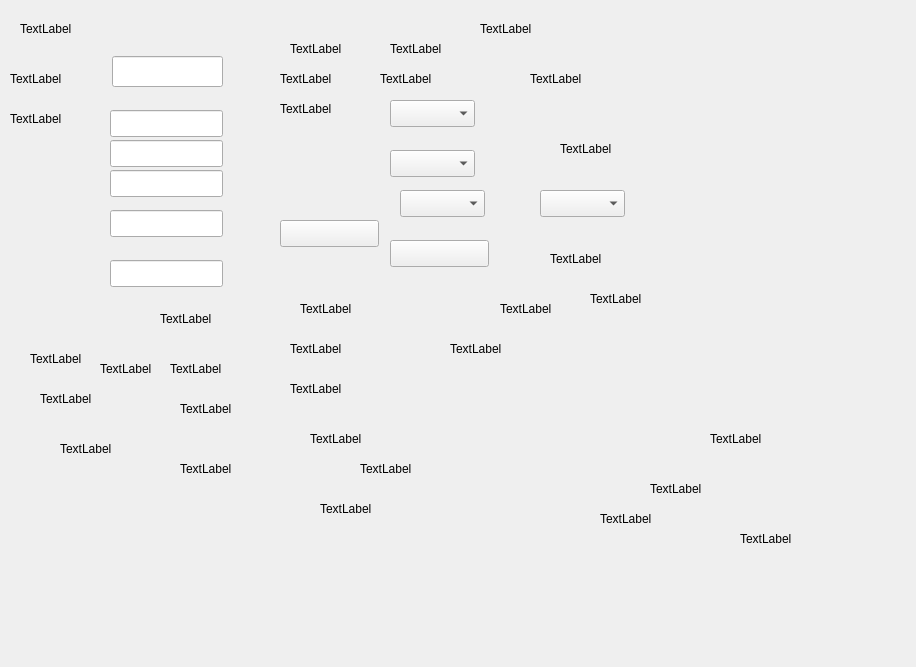
<?xml version="1.0" encoding="UTF-8"?>
<ui version="4.0">
 <class>QAutoTest</class>
 <widget class="QWidget" name="QAutoTest">
  <property name="geometry">
   <rect>
    <x>0</x>
    <y>0</y>
    <width>916</width>
    <height>667</height>
   </rect>
  </property>
  <property name="focusPolicy">
   <enum>Qt::StrongFocus</enum>
  </property>
  <property name="windowTitle">
   <string>Form</string>
  </property>
  <widget class="QPushButton" name="pb_autotest_pici">
   <property name="geometry">
    <rect>
     <x>280</x>
     <y>220</y>
     <width>99</width>
     <height>27</height>
    </rect>
   </property>
   <property name="text">
    <string/>
   </property>
  </widget>
  <widget class="QPushButton" name="pb_autotest_start">
   <property name="geometry">
    <rect>
     <x>390</x>
     <y>240</y>
     <width>99</width>
     <height>27</height>
    </rect>
   </property>
   <property name="text">
    <string/>
   </property>
  </widget>
  <widget class="QLineEdit" name="ed_autotest_name">
   <property name="geometry">
    <rect>
     <x>112</x>
     <y>56</y>
     <width>111</width>
     <height>31</height>
    </rect>
   </property>
  </widget>
  <widget class="QLineEdit" name="ed_autotest_pihao">
   <property name="geometry">
    <rect>
     <x>110</x>
     <y>110</y>
     <width>113</width>
     <height>27</height>
    </rect>
   </property>
  </widget>
  <widget class="QLineEdit" name="ed_autotest_tiji">
   <property name="geometry">
    <rect>
     <x>110</x>
     <y>170</y>
     <width>113</width>
     <height>27</height>
    </rect>
   </property>
  </widget>
  <widget class="QLineEdit" name="ed_autotest_nongdu">
   <property name="geometry">
    <rect>
     <x>110</x>
     <y>210</y>
     <width>113</width>
     <height>27</height>
    </rect>
   </property>
  </widget>
  <widget class="QLineEdit" name="ed_autotest_beizhu">
   <property name="geometry">
    <rect>
     <x>110</x>
     <y>260</y>
     <width>113</width>
     <height>27</height>
    </rect>
   </property>
  </widget>
  <widget class="QLineEdit" name="ed_autotest_yangpinliang">
   <property name="geometry">
    <rect>
     <x>110</x>
     <y>140</y>
     <width>113</width>
     <height>27</height>
    </rect>
   </property>
  </widget>
  <widget class="QComboBox" name="cb_autotest_ceshileixing">
   <property name="geometry">
    <rect>
     <x>390</x>
     <y>100</y>
     <width>85</width>
     <height>27</height>
    </rect>
   </property>
  </widget>
  <widget class="QComboBox" name="cb_autotest_yangpinliang">
   <property name="geometry">
    <rect>
     <x>390</x>
     <y>150</y>
     <width>85</width>
     <height>27</height>
    </rect>
   </property>
  </widget>
  <widget class="QComboBox" name="cb_autotest_jieguoleixing">
   <property name="geometry">
    <rect>
     <x>400</x>
     <y>190</y>
     <width>85</width>
     <height>27</height>
    </rect>
   </property>
  </widget>
  <widget class="QLabel" name="lb_autotest_mingcheng">
   <property name="geometry">
    <rect>
     <x>290</x>
     <y>40</y>
     <width>67</width>
     <height>17</height>
    </rect>
   </property>
   <property name="text">
    <string>TextLabel</string>
   </property>
  </widget>
  <widget class="QLabel" name="lb_autotest_ceshileixing">
   <property name="geometry">
    <rect>
     <x>280</x>
     <y>70</y>
     <width>67</width>
     <height>17</height>
    </rect>
   </property>
   <property name="text">
    <string>TextLabel</string>
   </property>
  </widget>
  <widget class="QLabel" name="lb_autotest_pihao">
   <property name="geometry">
    <rect>
     <x>480</x>
     <y>20</y>
     <width>67</width>
     <height>17</height>
    </rect>
   </property>
   <property name="text">
    <string>TextLabel</string>
   </property>
  </widget>
  <widget class="QLabel" name="lb_autotest_yangpinliang">
   <property name="geometry">
    <rect>
     <x>530</x>
     <y>70</y>
     <width>67</width>
     <height>17</height>
    </rect>
   </property>
   <property name="text">
    <string>TextLabel</string>
   </property>
  </widget>
  <widget class="QLabel" name="lb_autotest_jieguoleixing">
   <property name="geometry">
    <rect>
     <x>280</x>
     <y>100</y>
     <width>67</width>
     <height>17</height>
    </rect>
   </property>
   <property name="text">
    <string>TextLabel</string>
   </property>
  </widget>
  <widget class="QLabel" name="lb_autotest_tiji">
   <property name="geometry">
    <rect>
     <x>560</x>
     <y>140</y>
     <width>67</width>
     <height>17</height>
    </rect>
   </property>
   <property name="text">
    <string>TextLabel</string>
   </property>
  </widget>
  <widget class="QLabel" name="lb_autotest_beizhu">
   <property name="geometry">
    <rect>
     <x>390</x>
     <y>40</y>
     <width>67</width>
     <height>17</height>
    </rect>
   </property>
   <property name="text">
    <string>TextLabel</string>
   </property>
  </widget>
  <widget class="QLabel" name="lb_autotest_nongdu">
   <property name="geometry">
    <rect>
     <x>380</x>
     <y>70</y>
     <width>67</width>
     <height>17</height>
    </rect>
   </property>
   <property name="text">
    <string>TextLabel</string>
   </property>
  </widget>
  <widget class="QLabel" name="lb_autotest_fangfamingcheng">
   <property name="geometry">
    <rect>
     <x>30</x>
     <y>350</y>
     <width>67</width>
     <height>17</height>
    </rect>
   </property>
   <property name="text">
    <string>TextLabel</string>
   </property>
  </widget>
  <widget class="QLabel" name="lb_autotest_danbaixishu">
   <property name="geometry">
    <rect>
     <x>100</x>
     <y>360</y>
     <width>67</width>
     <height>17</height>
    </rect>
   </property>
   <property name="text">
    <string>TextLabel</string>
   </property>
  </widget>
  <widget class="QLabel" name="lb_autotest_pengsuan">
   <property name="geometry">
    <rect>
     <x>170</x>
     <y>360</y>
     <width>67</width>
     <height>17</height>
    </rect>
   </property>
   <property name="text">
    <string>TextLabel</string>
   </property>
  </widget>
  <widget class="QLabel" name="lb_autotest_xishishui">
   <property name="geometry">
    <rect>
     <x>180</x>
     <y>400</y>
     <width>67</width>
     <height>17</height>
    </rect>
   </property>
   <property name="text">
    <string>TextLabel</string>
   </property>
  </widget>
  <widget class="QLabel" name="lb_autotest_jian">
   <property name="geometry">
    <rect>
     <x>310</x>
     <y>430</y>
     <width>67</width>
     <height>17</height>
    </rect>
   </property>
   <property name="text">
    <string>TextLabel</string>
   </property>
  </widget>
  <widget class="QLabel" name="lb_autotest_zhengliu">
   <property name="geometry">
    <rect>
     <x>290</x>
     <y>380</y>
     <width>67</width>
     <height>17</height>
    </rect>
   </property>
   <property name="text">
    <string>TextLabel</string>
   </property>
  </widget>
  <widget class="QLabel" name="lb_autotest_didingfangshi">
   <property name="geometry">
    <rect>
     <x>40</x>
     <y>390</y>
     <width>67</width>
     <height>17</height>
    </rect>
   </property>
   <property name="text">
    <string>TextLabel</string>
   </property>
  </widget>
  <widget class="QLabel" name="lb_autotest_jiajianfangshi">
   <property name="geometry">
    <rect>
     <x>60</x>
     <y>440</y>
     <width>67</width>
     <height>17</height>
    </rect>
   </property>
   <property name="text">
    <string>TextLabel</string>
   </property>
  </widget>
  <widget class="QLabel" name="lb_autotest_zhengqiliuliang">
   <property name="geometry">
    <rect>
     <x>360</x>
     <y>460</y>
     <width>67</width>
     <height>17</height>
    </rect>
   </property>
   <property name="text">
    <string>TextLabel</string>
   </property>
  </widget>
  <widget class="QLabel" name="lb_autotest_xiaohuaguanpaifei">
   <property name="geometry">
    <rect>
     <x>180</x>
     <y>460</y>
     <width>67</width>
     <height>17</height>
    </rect>
   </property>
   <property name="text">
    <string>TextLabel</string>
   </property>
  </widget>
  <widget class="QLabel" name="lb_autotest_jieshoubeiqingxi">
   <property name="geometry">
    <rect>
     <x>320</x>
     <y>500</y>
     <width>67</width>
     <height>17</height>
    </rect>
   </property>
   <property name="text">
    <string>TextLabel</string>
   </property>
  </widget>
  <widget class="QLabel" name="lb_autotest_ml1">
   <property name="geometry">
    <rect>
     <x>650</x>
     <y>480</y>
     <width>67</width>
     <height>17</height>
    </rect>
   </property>
   <property name="text">
    <string>TextLabel</string>
   </property>
  </widget>
  <widget class="QLabel" name="lb_autotest_ml2">
   <property name="geometry">
    <rect>
     <x>710</x>
     <y>430</y>
     <width>67</width>
     <height>17</height>
    </rect>
   </property>
   <property name="text">
    <string>TextLabel</string>
   </property>
  </widget>
  <widget class="QLabel" name="lb_autotest_ml3">
   <property name="geometry">
    <rect>
     <x>600</x>
     <y>510</y>
     <width>67</width>
     <height>17</height>
    </rect>
   </property>
   <property name="text">
    <string>TextLabel</string>
   </property>
  </widget>
  <widget class="QLabel" name="lb_autotest_baifnehao">
   <property name="geometry">
    <rect>
     <x>740</x>
     <y>530</y>
     <width>67</width>
     <height>17</height>
    </rect>
   </property>
   <property name="text">
    <string>TextLabel</string>
   </property>
  </widget>
  <widget class="QComboBox" name="cb_autotest_fangfamingcheng">
   <property name="geometry">
    <rect>
     <x>540</x>
     <y>190</y>
     <width>85</width>
     <height>27</height>
    </rect>
   </property>
  </widget>
  <widget class="QLabel" name="label_1">
   <property name="geometry">
    <rect>
     <x>300</x>
     <y>300</y>
     <width>67</width>
     <height>17</height>
    </rect>
   </property>
   <property name="text">
    <string>TextLabel</string>
   </property>
  </widget>
  <widget class="QLabel" name="label_2">
   <property name="geometry">
    <rect>
     <x>500</x>
     <y>300</y>
     <width>67</width>
     <height>17</height>
    </rect>
   </property>
   <property name="text">
    <string>TextLabel</string>
   </property>
  </widget>
  <widget class="QLabel" name="label_3">
   <property name="geometry">
    <rect>
     <x>450</x>
     <y>340</y>
     <width>67</width>
     <height>17</height>
    </rect>
   </property>
   <property name="text">
    <string>TextLabel</string>
   </property>
  </widget>
  <widget class="QLabel" name="label_wendu1">
   <property name="geometry">
    <rect>
     <x>160</x>
     <y>310</y>
     <width>67</width>
     <height>17</height>
    </rect>
   </property>
   <property name="text">
    <string>TextLabel</string>
   </property>
  </widget>
  <widget class="QLabel" name="label_wendu2">
   <property name="geometry">
    <rect>
     <x>290</x>
     <y>340</y>
     <width>67</width>
     <height>17</height>
    </rect>
   </property>
   <property name="text">
    <string>TextLabel</string>
   </property>
  </widget>
  <widget class="QLabel" name="label_danbaixishu">
   <property name="geometry">
    <rect>
     <x>30</x>
     <y>250</y>
     <width>67</width>
     <height>16</height>
    </rect>
   </property>
   <property name="text">
    <string/>
   </property>
  </widget>
  <widget class="QLabel" name="label_pengsuan">
   <property name="geometry">
    <rect>
     <x>30</x>
     <y>280</y>
     <width>67</width>
     <height>17</height>
    </rect>
   </property>
   <property name="text">
    <string/>
   </property>
  </widget>
  <widget class="QLabel" name="label_xishishui">
   <property name="geometry">
    <rect>
     <x>20</x>
     <y>210</y>
     <width>67</width>
     <height>17</height>
    </rect>
   </property>
   <property name="text">
    <string/>
   </property>
  </widget>
  <widget class="QLabel" name="label_jian">
   <property name="geometry">
    <rect>
     <x>20</x>
     <y>150</y>
     <width>67</width>
     <height>17</height>
    </rect>
   </property>
   <property name="text">
    <string/>
   </property>
  </widget>
  <widget class="QLabel" name="label_zhengliu">
   <property name="geometry">
    <rect>
     <x>20</x>
     <y>310</y>
     <width>67</width>
     <height>17</height>
    </rect>
   </property>
   <property name="text">
    <string/>
   </property>
  </widget>
  <widget class="QLabel" name="label_didingfangshi">
   <property name="geometry">
    <rect>
     <x>30</x>
     <y>80</y>
     <width>67</width>
     <height>17</height>
    </rect>
   </property>
   <property name="text">
    <string/>
   </property>
  </widget>
  <widget class="QLabel" name="label_jiajianfangshi">
   <property name="geometry">
    <rect>
     <x>250</x>
     <y>270</y>
     <width>67</width>
     <height>17</height>
    </rect>
   </property>
   <property name="text">
    <string/>
   </property>
  </widget>
  <widget class="QLabel" name="label_zhengqiliuliang">
   <property name="geometry">
    <rect>
     <x>250</x>
     <y>160</y>
     <width>67</width>
     <height>17</height>
    </rect>
   </property>
   <property name="text">
    <string/>
   </property>
  </widget>
  <widget class="QLabel" name="label_index">
   <property name="geometry">
    <rect>
     <x>40</x>
     <y>20</y>
     <width>67</width>
     <height>17</height>
    </rect>
   </property>
   <property name="text">
    <string/>
   </property>
  </widget>
  <widget class="QLabel" name="label_xuhao">
   <property name="geometry">
    <rect>
     <x>540</x>
     <y>250</y>
     <width>67</width>
     <height>17</height>
    </rect>
   </property>
   <property name="text">
    <string/>
   </property>
  </widget>
  <widget class="QLabel" name="lb_autotest_mol">
   <property name="geometry">
    <rect>
     <x>550</x>
     <y>250</y>
     <width>67</width>
     <height>17</height>
    </rect>
   </property>
   <property name="text">
    <string>TextLabel</string>
   </property>
  </widget>
  <widget class="QLabel" name="lb_autotest_mL">
   <property name="geometry">
    <rect>
     <x>590</x>
     <y>290</y>
     <width>67</width>
     <height>17</height>
    </rect>
   </property>
   <property name="text">
    <string>TextLabel</string>
   </property>
  </widget>
  <widget class="QLabel" name="lb_autotest_ml4">
   <property name="geometry">
    <rect>
     <x>20</x>
     <y>20</y>
     <width>67</width>
     <height>17</height>
    </rect>
   </property>
   <property name="text">
    <string>TextLabel</string>
   </property>
  </widget>
  <widget class="QLabel" name="label_methodname">
   <property name="geometry">
    <rect>
     <x>10</x>
     <y>70</y>
     <width>67</width>
     <height>17</height>
    </rect>
   </property>
   <property name="text">
    <string>TextLabel</string>
   </property>
  </widget>
  <widget class="QLabel" name="label_methodid">
   <property name="geometry">
    <rect>
     <x>10</x>
     <y>110</y>
     <width>67</width>
     <height>17</height>
    </rect>
   </property>
   <property name="text">
    <string>TextLabel</string>
   </property>
  </widget>
 </widget>
 <resources/>
 <connections/>
</ui>
